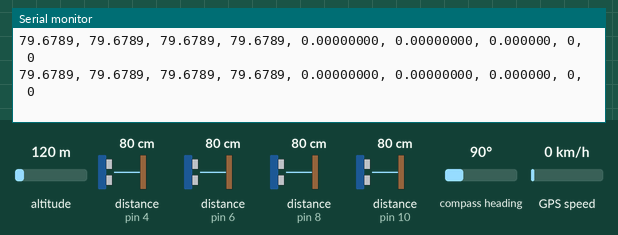
The sketch below on a simulated Arduino Mega 2560, built with avr-gcc and run on an emulated ATmega2560. On the bench: the last lines printed to the serial monitor. Wiring (inferred from the names in the program): 4 × ultrasonic range finder: trigger pin 5, echo pin 4 / trigger pin 7, echo pin 6 / trigger pin 9, echo pin 8 / trigger pin 11, echo pin 10. The inputs (shaded band) are chosen by the test bench; at power-on: distance to the obstacle (sensors on pin 4, pin 6, pin 8, pin 10) 80 cm, altitude 120 m, compass heading 90°, GPS speed 0 km/h. The echo pulse lasts 58.3 µs per cm; the GPS gets a fix after 3 s at 37.7749, -122.4194 with 8 satellites.

Above: at 1.2 s.
1.3 s: distance to the obstacle (sensor on pin 4) set to 2 cm
At 1.45 s:
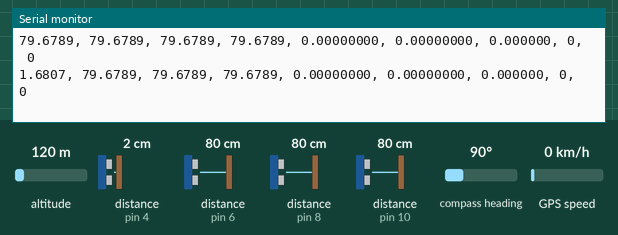
5.9 s: distance to the obstacle (sensor on pin 6) set to 2 cm
At 5.95 s:
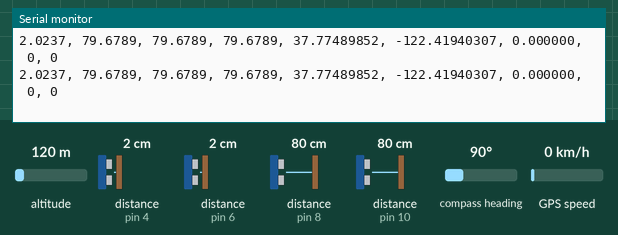
10.5 s: distance to the obstacle (sensor on pin 8) set to 2 cm
At 10.58 s:
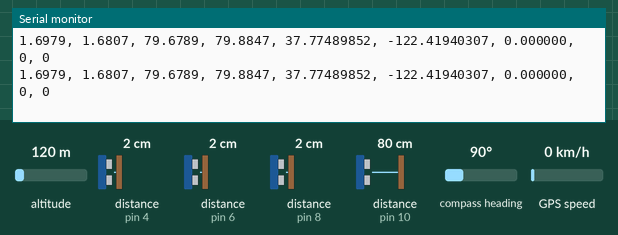
15.1 s: distance to the obstacle (sensor on pin 10) set to 2 cm
At 15.14 s:
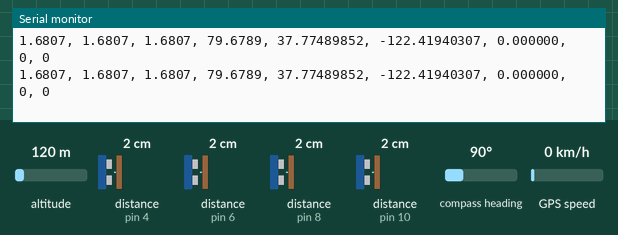
19.7 s: distance to the obstacle (sensor on pin 4) set to 18 cm
At 19.73 s:
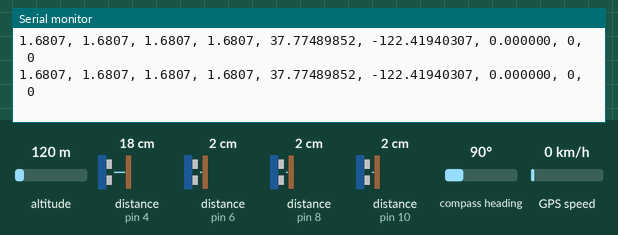
24.3 s: distance to the obstacle (sensor on pin 6) set to 60 cm
At 24.37 s:
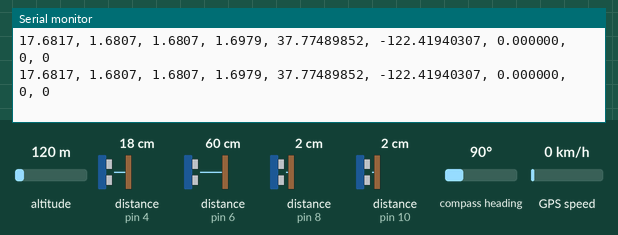
Timing chart, 0 to 27.3 s (numbered marks = the images above; inputs shaded):
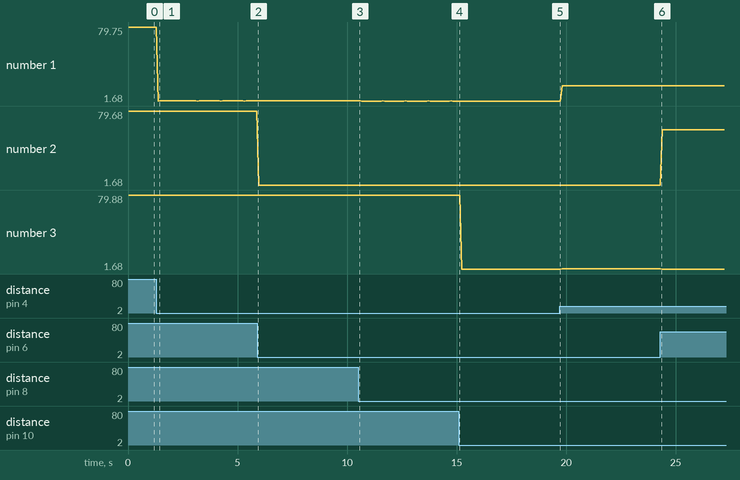

Measured:
- after the input at 1.3 s, the serial monitor: prints a new line after 0.08 s (image 1)
- plotted number 1: 79.68 → 2.02 after the input at 1.3 s, 2.02 → 1.7 after the input at 5.9 s, 1.68 → 17.68 after the input at 19.7 s, 17.68 → 17.7 after the input at 24.3 s
- plotted number 2: 1.68 → 59.68 after the input at 24.3 s
- plotted number 3: 79.68 → 79.88 after the input at 5.9 s, 1.68 → 1.7 after the input at 19.7 s

The sketch:

solar_buggy.ino
```cpp
#include <NMEAGPS.h>
#include <ArduinoJson.h>

#define LOG_PORT Serial
#define GPS_SERIAL Serial1
#define IMU_SERIAL Serial2

#define LOG_BAUDRATE 9600
#define IMU_BAUDRATE 57600

#define ULTRASONICS 4
const int echoPins[] = { 4, 6, 8, 10 };
const int trigPins[] = { 5, 7, 9, 11 };

// 28.5853905,-81.2001379
// 28.5848326, -81.1999991
float latLong1[] = {28.5853905, -81.2001379};
float latLong2[] = {28.5848326, -81.1999991};
float latLong3[] = {28.60027778, -81.19805556}; // UCF behind HEC
float latLong4[] = {28.71, -81.41611111}; // Longwood

float Latitude = 0;
float Longitude = 0;
NeoGPS::Location_t destination( Latitude, Longitude );

bool input_mode = false;

// Primary data variables.
static gps_fix Fix;
static float Heading;
static float Distance[4];

void setup() {
  LOG_PORT.begin(LOG_BAUDRATE);
  IMU_SERIAL.begin(IMU_BAUDRATE);

  setup_GPS();
  setup_ultrasonic();
}

void loop() {
  if(LOG_PORT.available()) {
    char c = LOG_PORT.read();
    if (c == '#')
      handle_command();

    else if (input_mode)
      getLatLong(c);
  }

  else if (!input_mode) {
    read_gps();
    read_imu();
    read_ultrasonic();
    outputCSV();
  }
}

void handle_command() {
  while (LOG_PORT.available() < 1);
  char command = LOG_PORT.read();

  if (command == 'w')
    input_mode = true;
  else
    input_mode = false;
}
```

RollingSum.cpp
```cpp
#include "Arduino.h"
#include "RollingSum.h"

RollingSum::RollingSum(int size, float defaultVal) {
  _queue = (float*) malloc(sizeof(float) * size);
  _size = size;
  _index = 0;
  length = 0;
  sum = 0;

  for (int i = 0; i < size; i++) {
    _queue[i] = defaultVal;
    sum += _queue[i];
  }
}

RollingSum::~RollingSum() { free(_queue); _queue = NULL; }

void RollingSum::push(float value) {
  sum += value - _queue[_index];
  _queue[_index] = value;
  ++_index %= _size;
  if (length < _size) length++;
};

void RollingSum::print(HardwareSerial s) {
  s.print("[");
  for (int i = 0; i < length; i++) {
    s.print(_queue[i]);
    s.print(i < length - 1 ? ", " : "");
  }
  s.print("]\n");
}
```

RollingSum.h
```cpp
#ifndef RollingSum_h
#define RollingSum_h

#include "Arduino.h"

class RollingSum {
  private:
    int _size;
    int _index;
    float   *_queue;

  public:
    int length;
    float sum;

    RollingSum(int size, float defaultVal = 0);
    ~RollingSum();
    void push(float value);
    void print(HardwareSerial s);
};

#endif
```

gps.ino
```cpp
static NMEAGPS  gps;

byte baudrateCmd[] = {160, 161, 00, 04, 05, 00, 05, 00, 00, 13, 10}; // 115200    A0 A1 00 04 05 00 05 00 00 0D 0A
byte updateRate20HzCmd[] = {160, 161, 00, 03, 14, 20, 00, 26, 13, 10}; // 20 Hz     A0 A1 00 03 0E 14 00 1A 0D 0A
byte updateRate10HzCmd[] = {160, 161, 00, 03, 14, 10, 00, 04, 13, 10}; // 10 Hz     A0 A1 00 03 0E 0A 00 04 0D 0A

char buffer[40]; // For input mode
String output;
int i = 0;

void setup_GPS() {
  GPS_SERIAL.begin(38400);

  GPS_SERIAL.write(baudrateCmd, sizeof(baudrateCmd));
  GPS_SERIAL.flush();
  delay(10);
  GPS_SERIAL.begin(115200); // New baudrate

  GPS_SERIAL.write(updateRate10HzCmd, sizeof(updateRate10HzCmd));
}

void read_gps() {
  while (gps.available( Serial1 ))
    Fix = gps.read();
}

void getLatLong(char c) {
  if (c == ',') {
    buffer[i] = '\0';
    output += String(buffer) + ",";
    Latitude = atof(buffer);
    i = 0;
  }
  else if (c == '\n') {
    buffer[i] = '\0';
    output += String(buffer);
    Longitude = atof(buffer);
    i = 0;

    destination = NeoGPS::Location_t(Latitude, Longitude);
    LOG_PORT.println(output);
    output = "";
  }
  else
    buffer[i++] = c;
}
```

imu.ino
```cpp
#include "RollingSum.h"

#define DECLINATION -6.58 // +- 0.3 In degrees, son
#define HEADING_OFFSET 187

RollingSum rs_imu(1);
float heading;

void read_imu() {
  if (IMU_SERIAL.available() > 0) {
    heading = IMU_SERIAL.parseFloat() + DECLINATION + HEADING_OFFSET;
    if (heading > 360 || heading < 0) return;
    rs_imu.push(heading);
    Heading = rs_imu.sum / rs_imu.length - HEADING_OFFSET;
  }
}
```

output.ino
```cpp
// Json output objects
DynamicJsonBuffer jsonBuffer;
JsonObject& root = jsonBuffer.createObject();
JsonObject& gpsJson = root.createNestedObject("gps");
JsonObject& destJson = gpsJson.createNestedObject("waypoint");
JsonObject& ultraJson = root.createNestedObject("ultrasonic");

void outputCSV() {
  // ultrasonic_0, ultrasonic_1, ultrasonic_2, ultrasonic_3, latitude, longitude, heading, distance, bearing
  for (int i = 0; i < ULTRASONICS; i++) {
    LOG_PORT.print(Distance[i], 4);
    LOG_PORT.print(", ");
  }
  LOG_PORT.print(Fix.latitude(), 8);
  LOG_PORT.print(", ");
  LOG_PORT.print(Fix.longitude(), 8);
  LOG_PORT.print(", ");
  LOG_PORT.print(Heading, 6);
  LOG_PORT.print(", ");

  if (Latitude == 0 && Longitude == 0) {
    LOG_PORT.print(0);
    LOG_PORT.print(", ");
    LOG_PORT.print(0);
  }
  else {
    LOG_PORT.print(Fix.location.DistanceKm(destination), 6);
    LOG_PORT.print(", ");
    LOG_PORT.print(Fix.location.BearingToDegrees(destination), 6);
  }

  LOG_PORT.println();
}

void outputJSON() {
    for (int i = 0; i < ULTRASONICS; i++) {
      ultraJson[String(i)] = Distance[i];
    }
    gpsJson["latitude"] = Fix.latitude();
    gpsJson["longitude"] = Fix.longitude();
    gpsJson["heading"] = Heading;
    destJson["distance"] = Fix.location.DistanceMiles(destination);
    destJson["bearing"] = Fix.location.BearingToDegrees(destination);

    root.printTo(LOG_PORT);
    LOG_PORT.println();
}
```

ultra.ino
```cpp
#include "RollingSum.h"

// Parameters
#define MAX_DISTANCE 100 // in cm (For timeout; ~6500 mu)
#define TIMEOUT_BUFFER 600 // in mu
#define RS_ULTRA_SIZE 1

// Constants
#define SPEED_OF_SOUND 34.3 // in cm/ms
#define TIMEOUT MAX_DISTANCE / SPEED_OF_SOUND * 2000 + TIMEOUT_BUFFER // in mu

static long duration;
static float distance;
RollingSum rs_ultra[4] = {
  RollingSum(RS_ULTRA_SIZE, MAX_DISTANCE * 1.5),
  RollingSum(RS_ULTRA_SIZE, MAX_DISTANCE * 1.5),
  RollingSum(RS_ULTRA_SIZE, MAX_DISTANCE * 1.5),
  RollingSum(RS_ULTRA_SIZE, MAX_DISTANCE * 1.5)
};

void setup_ultrasonic() {
  for (int i = 0; i < ULTRASONICS; i++) {
    pinMode(echoPins[i], INPUT);
    pinMode(trigPins[i], OUTPUT);
  }
}

void read_ultrasonic()
{
  // Read and print all ultrasonic sensors.
  for (int i = 0; i < ULTRASONICS; i++) {

    digitalWrite(trigPins[i], LOW);
    delayMicroseconds(2);
    digitalWrite(trigPins[i], HIGH);
    delayMicroseconds(10);
    digitalWrite(trigPins[i], LOW);

    duration = pulseIn(echoPins[i], HIGH, TIMEOUT);
    distance = duration * SPEED_OF_SOUND / 2000;
    if (distance == 0) distance = Distance[i];
    rs_ultra[i].push(distance);
    Distance[i] = rs_ultra[i].sum / rs_ultra[i].length;
  }
}
```
